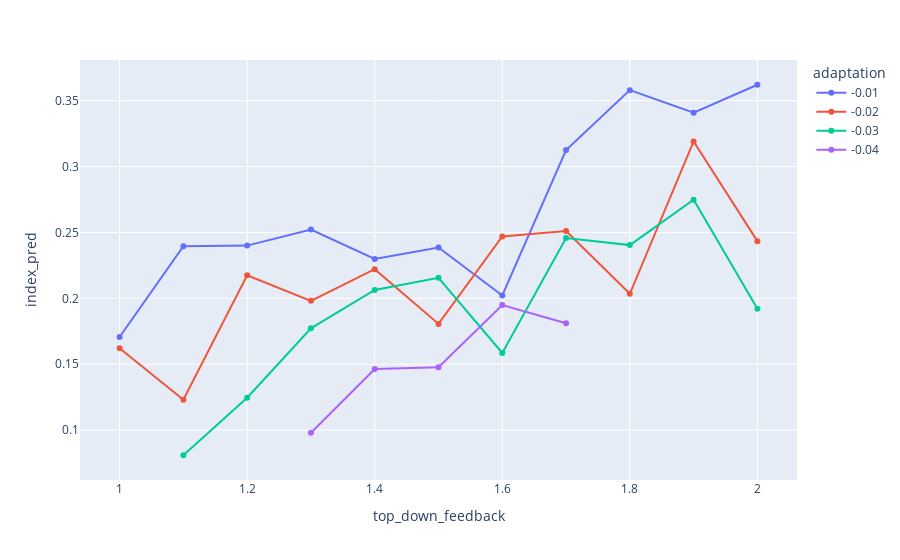

This figure's notebook cell:
### Code cell
df_temp_q = df_temp.query('MMN > 1.0 & Tinter == 0.5 & dev_id == 58')
fig = px.line(df_temp_q, x = 'top_down_feedback', y = 'index_pred', color = 'adaptation', markers = True)
fig.show()

### Figure 1 — Plotly figure (JSON) as saved in the notebook; plotly's stock layout.template omitted (floating-point values rounded to 4 significant figures)
{"data": [{"hovertemplate": "adaptation=-0.01<br>top_down_feedback=%{x}<br>index_pred=%{y}<extra></extra>", "legendgroup": "-0.01", "line": {"color": "#636efa", "dash": "solid"}, "marker": {"symbol": "circle"}, "mode": "markers+lines", "name": "-0.01", "orientation": "v", "showlegend": true, "type": "scatter", "x": [1, 1.1, 1.2, 1.3, 1.4, 1.5, 1.6, 1.7, 1.8, 1.9, 2], "xaxis": "x", "y": [0.1706, 0.2395, 0.24, 0.2522, 0.2299, 0.2385, 0.2022, 0.3126, 0.358, 0.3409, 0.3621], "yaxis": "y"}, {"hovertemplate": "adaptation=-0.02<br>top_down_feedback=%{x}<br>index_pred=%{y}<extra></extra>", "legendgroup": "-0.02", "line": {"color": "#EF553B", "dash": "solid"}, "marker": {"symbol": "circle"}, "mode": "markers+lines", "name": "-0.02", "orientation": "v", "showlegend": true, "type": "scatter", "x": [1, 1.1, 1.2, 1.3, 1.4, 1.5, 1.6, 1.7, 1.8, 1.9, 2], "xaxis": "x", "y": [0.1621, 0.123, 0.2175, 0.1981, 0.2221, 0.1806, 0.247, 0.251, 0.2034, 0.3191, 0.2434], "yaxis": "y"}, {"hovertemplate": "adaptation=-0.03<br>top_down_feedback=%{x}<br>index_pred=%{y}<extra></extra>", "legendgroup": "-0.03", "line": {"color": "#00cc96", "dash": "solid"}, "marker": {"symbol": "circle"}, "mode": "markers+lines", "name": "-0.03", "orientation": "v", "showlegend": true, "type": "scatter", "x": [1.1, 1.2, 1.3, 1.4, 1.5, 1.6, 1.7, 1.8, 1.9, 2], "xaxis": "x", "y": [0.08086, 0.1245, 0.1772, 0.2063, 0.2156, 0.1585, 0.2458, 0.2404, 0.2748, 0.1922], "yaxis": "y"}, {"hovertemplate": "adaptation=-0.04<br>top_down_feedback=%{x}<br>index_pred=%{y}<extra></extra>", "legendgroup": "-0.04", "line": {"color": "#ab63fa", "dash": "solid"}, "marker": {"symbol": "circle"}, "mode": "markers+lines", "name": "-0.04", "orientation": "v", "showlegend": true, "type": "scatter", "x": [1.3, 1.4, 1.5, 1.6, 1.7], "xaxis": "x", "y": [0.09799, 0.1464, 0.1477, 0.1949, 0.1811], "yaxis": "y"}], "layout": {"legend": {"title": {"text": "adaptation"}, "tracegroupgap": 0}, "margin": {"t": 60}, "xaxis": {"anchor": "y", "domain": [0, 1], "title": {"text": "top_down_feedback"}}, "yaxis": {"anchor": "x", "domain": [0, 1], "title": {"text": "index_pred"}}}}
